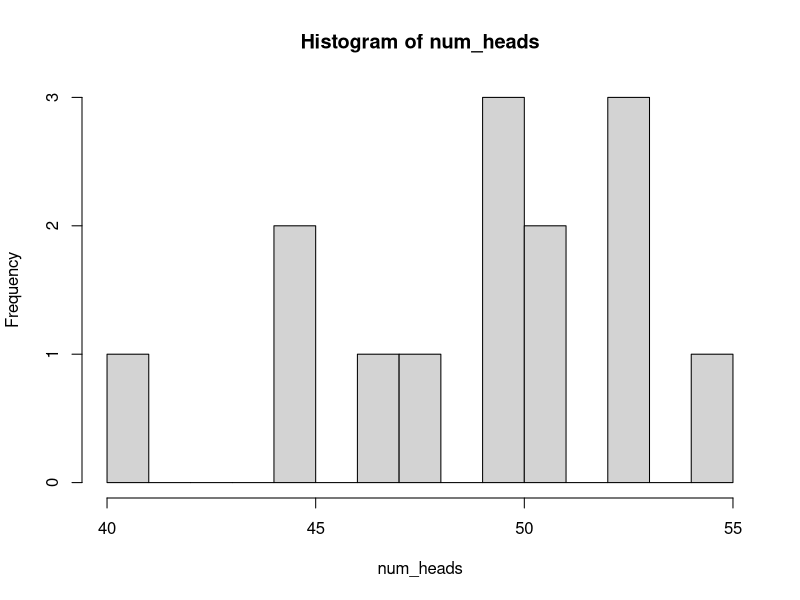

This chart was generated by the following R code:
# Meeting 9

# Let's do some clean up!
rm(list = ls())


(flip <- runif(1))

if(flip < 0.5){
  coin_flip <- "head"
} else {
  coin_flip <- "tail"
}
coin_flip


# Do this 100 times
all_flips <- c()

for (x in 1:100){

  # flip the coin
  flip <- runif(1)
  
  # determine if heads or tails
  if(flip < 0.5){
    coin_flip <- "head"
  } else {
    coin_flip <- "tail"
  }
  #print(coin_flip)
  
  # add this flip to the all_flips vector
  all_flips <- c(all_flips, coin_flip)
  
}

# Count the heads
sum(all_flips == "head")

# Calculate the probability of heads
sum(all_flips == "head") / length(all_flips)

# Binomial data
num_heads <- c(45, 51, 53, 50, 55, 50, 53, 40, 50, 45, 48, 47, 51, 53)

hist(num_heads, breaks = 15)

# M&Ms
mms_tots <- c(57, 60, 53, 57, 55, 56, 57, 54)

mean(mms_tots)

# mean without using the mean function
sum(mms_tots) / length(mms_tots)

# variation

# range
max(mms_tots) - min(mms_tots)

# standard deviation
sd(mms_tots)

# variance
var(mms_tots)
sqrt(var(mms_tots))

# Variance "by hand"
# x_i - x_bar
mms_tots - mean(mms_tots)
sum(mms_tots - mean(mms_tots))

# abs deviation
sum(abs(mms_tots - mean(mms_tots)))

# sum of squared deviation
sum((mms_tots - mean(mms_tots))^2)

# variance = mean sum of squared deviation
sum((mms_tots - mean(mms_tots))^2) / (length(mms_tots) - 1)

# standard deviation from variance
sqrt(sum((mms_tots - mean(mms_tots))^2) / (length(mms_tots) - 1))


# Back to probability

# think about your bag of m&ms

(p_red <- 8/57)
(p_green <- 13/57)

# p of red or green
(8+13)/57
p_red + p_green

# In general, if your asking prob of event a OR event b, you can add them
# if they are independent


# Prob red and a green? -> 0

# Sampling with replacement
# - draw and mm, then put it back, draw another
# p(green, then blue)
(13/57)*(12/57)

# Sampling without replacement
# - draw and mm, eat it, draw another
(13/57)*(12/56)


# Draw a random bag of m&ms using the companies stated frequencies
mm_colors <- c("blue", "brown", "green", "orange", "red", "yellow")
mm_probs <- c(.23, .14, .16, .20, .13, .14)

# I want to sample a new bag of m&ms
new_bag <- sample(x = mm_colors, size = 57, replace = TRUE, prob = mm_probs)
new_bag

table(new_bag)

# get a new bag count
new_bag_counts <- c(sum(new_bag == "blue"),
                    sum(new_bag == "brown"),
                    sum(new_bag == "green"),
                    sum(new_bag == "orange"),
                    sum(new_bag == "red"),
                    sum(new_bag == "yellow"))
new_bag_counts


my_bag <- c(12, 6, 13, 13, 8, 5)
sum(my_bag)

# compare random bag to my_bag
new_bag_counts == my_bag
all(new_bag_counts == my_bag)


